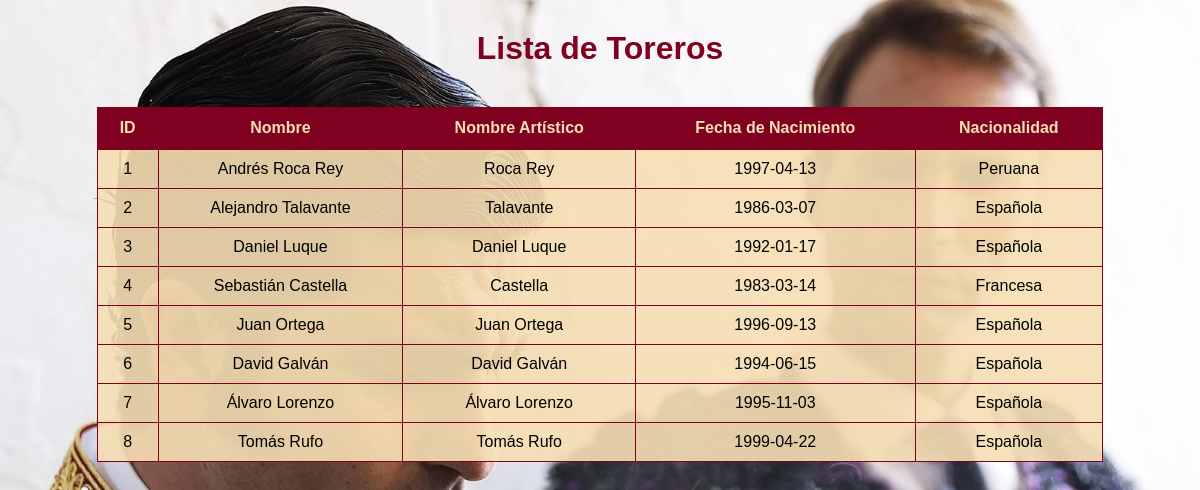
Page /toreros/mostrar_toreros.php (signed in) on the committed database.
### tables this page shows
CREATE TABLE `toreros` (
  `id_torero` int(11) NOT NULL,
  `nombre` varchar(100) NOT NULL,
  `nombre_artistico` varchar(100) DEFAULT NULL,
  `fecha_nac` date DEFAULT NULL,
  `nacionalidad` varchar(50) DEFAULT NULL
);

### toreros/mostrar_toreros.php (the view, shortened to what this page needs)
<?php
include "../conexion.php";
$sql = "SELECT * FROM toreros";
$resultado = $conexion->query($sql);
?>
<!DOCTYPE html>
<html lang="es">
<head>
</head>
<body>
    <h1>Lista de Toreros</h1>
    <table>
        <tr>
            <th>ID</th>
            <th>Nombre</th>
            <th>Nombre Artístico</th>
            <th>Fecha de Nacimiento</th>
            <th>Nacionalidad</th>
        </tr>
        <?php while($fila = $resultado->fetch_assoc()){ ?>
        <tr>
            <td><?php echo $fila['id_torero']; ?></td>
            <td><?php echo $fila['nombre']; ?></td>
            <td><?php echo $fila['nombre_artistico']; ?></td>
            <td><?php echo $fila['fecha_nac']; ?></td>
            <td><?php echo $fila['nacionalidad']; ?></td>
        </tr>
        <?php } ?>
    </table>
</body>
</html>

### toreros/mostrar_toreros.php (style rules this page uses)
body { font-family:Arial; background:url('fondo_toreros.jpeg') no-repeat center center fixed; background-size:cover; }
h1 { text-align:center; color:#800020; margin-top:30px; }
table { width:85%; margin:auto; margin-top:40px; border-collapse:collapse; background:rgba(245,222,179,0.9); }
th { background:#800020; color:#f5deb3; padding:12px; }
td { padding:10px; border:1px solid #800020; text-align:center; }

### rows in the picture
toreros: id_torero "1", nombre "Andrés Roca Rey", nombre_artistico "Roca Rey", fecha_nac "1997-04-13", nacionalidad "Peruana"
toreros: id_torero "2", nombre "Alejandro Talavante", nombre_artistico "Talavante", fecha_nac "1986-03-07", nacionalidad "Española"
toreros: id_torero "3", nombre "Daniel Luque", nombre_artistico "Daniel Luque", fecha_nac "1992-01-17", nacionalidad "Española"
toreros: id_torero "4", nombre "Sebastián Castella", nombre_artistico "Castella", fecha_nac "1983-03-14", nacionalidad "Francesa"
toreros: id_torero "5", nombre "Juan Ortega", nombre_artistico "Juan Ortega", fecha_nac "1996-09-13", nacionalidad "Española"
toreros: id_torero "6", nombre "David Galván", nombre_artistico "David Galván", fecha_nac "1994-06-15", nacionalidad "Española"
toreros: id_torero "7", nombre "Álvaro Lorenzo", nombre_artistico "Álvaro Lorenzo", fecha_nac "1995-11-03", nacionalidad "Española"
toreros: id_torero "8", nombre "Tomás Rufo", nombre_artistico "Tomás Rufo", fecha_nac "1999-04-22", nacionalidad "Española"
